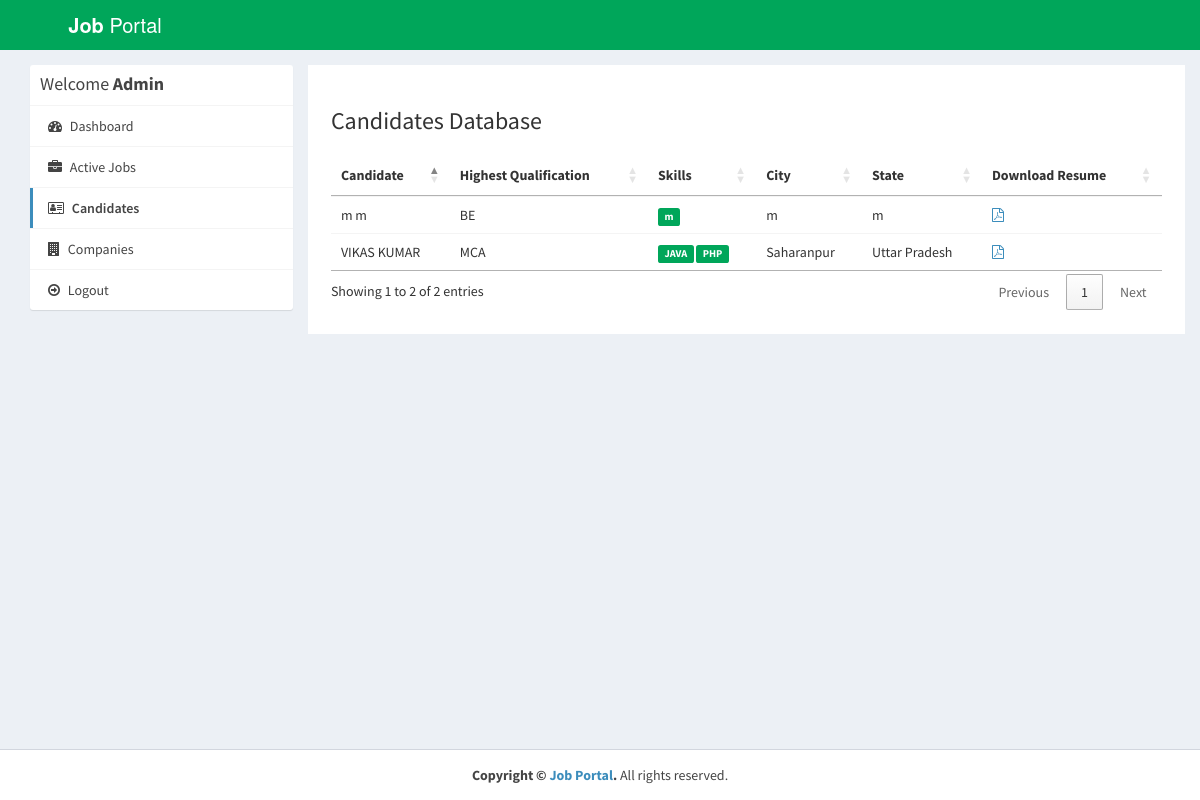
Page /admin/applications.php (signed in) on the committed database.
### tables this page shows
CREATE TABLE `users` (
  `id_user` int(11) NOT NULL,
  `firstname` varchar(255) NOT NULL,
  `lastname` varchar(255) NOT NULL,
  `email` varchar(255) NOT NULL,
  `password` varchar(255) NOT NULL,
  `address` text DEFAULT NULL,
  `city` varchar(255) DEFAULT NULL,
  `state` varchar(255) DEFAULT NULL,
  `contactno` varchar(255) DEFAULT NULL,
  `qualification` varchar(255) DEFAULT NULL,
  `stream` varchar(255) DEFAULT NULL,
  `passingyear` varchar(255) DEFAULT NULL,
  `dob` varchar(255) DEFAULT NULL,
  `age` varchar(255) DEFAULT NULL,
  `designation` varchar(255) DEFAULT NULL,
  `resume` varchar(255) DEFAULT NULL,
  `hash` varchar(255) DEFAULT NULL,
  `active` int(11) NOT NULL DEFAULT 1,
  `aboutme` text NOT NULL,
  `skills` text DEFAULT NULL
);

### admin/applications.php (the view, shortened to what this page needs)
<?php
require_once("../db.php");
?>
<!DOCTYPE html>
<html>
<head>
  <link rel="stylesheet" href="https://cdnjs.cloudflare.com/ajax/libs/twitter-bootstrap/3.3.7/css/bootstrap.min.css">
  <link rel="stylesheet" href="https://cdnjs.cloudflare.com/ajax/libs/font-awesome/4.7.0/css/font-awesome.min.css">
  <link rel="stylesheet" href="https://cdnjs.cloudflare.com/ajax/libs/ionicons/2.0.1/css/ionicons.min.css">
  <link rel="stylesheet" href="https://cdn.datatables.net/1.10.15/css/jquery.dataTables.min.css">
  <link rel="stylesheet" href="../css/AdminLTE.min.css">
  <link rel="stylesheet" href="../css/_all-skins.min.css">
  <link rel="stylesheet" href="../css/custom.css">
</head>
<body class="hold-transition skin-green sidebar-mini">
<div class="wrapper">
  <header class="main-header">
    <a href="index.php" class="logo logo-bg">
      <span class="logo-lg"><b>Job</b> Portal</span>
    </a>
    <nav class="navbar navbar-static-top">
    </nav>
  </header>
  <div class="content-wrapper" style="margin-left: 0px;">
    <section id="candidates" class="content-header">
      <div class="container">
        <div class="row">
          <div class="col-md-3">
            <div class="box box-solid">
              <div class="box-header with-border">
                <h3 class="box-title">Welcome <b>Admin</b></h3>
              </div>
              <div class="box-body no-padding">
                <ul class="nav nav-pills nav-stacked">
                  <li><a href="dashboard.php"><i class="fa fa-dashboard"></i> Dashboard</a></li>
                  <li><a href="active-jobs.php"><i class="fa fa-briefcase"></i> Active Jobs</a></li>
                  <li class="active"><a href="applications.php"><i class="fa fa-address-card-o"></i> Candidates</a></li>
                  <li><a href="companies.php"><i class="fa fa-building"></i> Companies</a></li>
                  <li><a href="../logout.php"><i class="fa fa-arrow-circle-o-right"></i> Logout</a></li>
                </ul>
              </div>
            </div>
          </div>
          <div class="col-md-9 bg-white padding-2">
            <h3>Candidates Database</h3>
            <div class="row margin-top-20">
              <div class="col-md-12">
                <div class="box-body table-responsive no-padding">
                  <table id="example2" class="table table-hover">
                    <thead>
                      <th>Candidate</th>
                      <th>Highest Qualification</th>
                      <th>Skills</th>
                      <th>City</th>
                      <th>State</th>
                      <th>Download Resume</th>
                    </thead>
                    <tbody>
                      <?php
                       $sql = "SELECT * FROM users";
                            $result = $conn->query($sql);
                            if($result->num_rows > 0) {
                              while($row = $result->fetch_assoc())
                              {
                                $skills = $row['skills'];
                                $skills = explode(',', $skills);
                      ?>
                      <tr>
                        <td><?php echo $row['firstname'].' '.$row['lastname']; ?></td>
                        <td><?php echo $row['qualification']; ?></td>
                        <td>
                          <?php
                          foreach ($skills as $value) {
                            echo ' <span class="label label-success">'.$value.'</span>';
                          }
                          ?>
                        </td>
                        <td><?php echo $row['city']; ?></td>
                        <td><?php echo $row['state']; ?></td>
                        <?php if($row['resume'] != '') { ?>
                        <td><a href="../uploads/resume/<?php echo $row['resume']; ?>" download="<?php echo $row['firstname'].' Resume'; ?>"><i class="fa fa-file-pdf-o"></i></a></td>
                        <?php } else { ?>
                        <td>No Resume Uploaded</td>
                        <?php } ?>
                      </tr>
                      <?php
                        }
                      }
                      ?>
                    </tbody>
                  </table>
                </div>
              </div>
            </div>
          </div>
        </div>
      </div>
    </section>
  </div>
  <footer class="main-footer" style="margin-left: 0px;">
    <div class="text-center">
      <strong>Copyright &copy;  <a href="https://updategadh.com/">Job Portal</a>.</strong> All rights
    reserved.
    </div>
  </footer>
</div>
</body>
</html>

### css/custom.css (style rules this page uses)
.logo-bg { background-color: #00A65A !important; }
.margin-top-20 { margin-top: 20px; }
.padding-2 { padding: 2%; }
.bg-white { background-color: #fff; }

### rows in the picture
users: firstname "m", lastname "m", qualification "BE", skills "m", city "m", state "m"
users: firstname "VIKAS", lastname "KUMAR", qualification "MCA", skills "JAVA", skills "PHP", city "Saharanpur", state "Uttar Pradesh"
